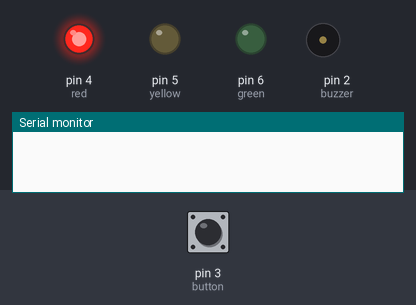
This sketch was run on a simulated Arduino Uno, built with avr-gcc and run on an emulated ATmega328P. Shown: output pins drawn as LEDs (lit = HIGH), buzzer (waves = sounding, pin HIGH), the last lines printed to the serial monitor. The inputs (shaded band) are chosen by the test bench; at power-on: pin 3 (button) HIGH.

Above: at 1.2 s.
1.3 s: pin 3 (button) pulled LOW for 0.15 s
At 19.1 s:
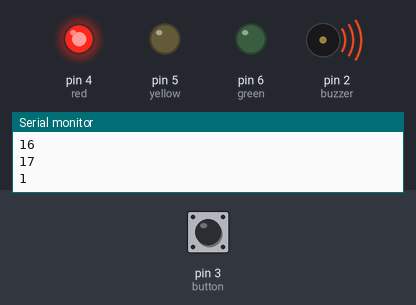
At 22.2 s:
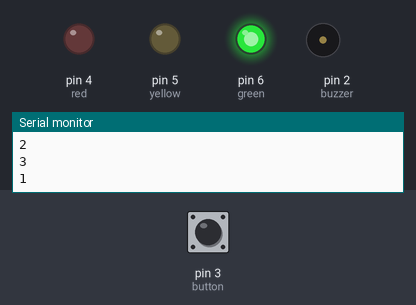
Timing chart, 0 to 22.5 s (numbered marks = the images above; inputs shaded):
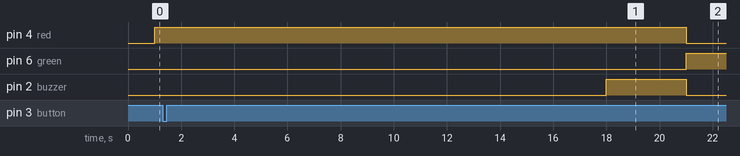

The sketch:

Lab1-Raj.ino
```cpp
// timer interrupt sample
// yluo modified for lab1 of EECE.4520/5520
// 9/12/2021
//
// original source:-
//timer interrupts
//by Amanda Ghassaei
//June 2012
//https://www.instructables.com/id/Arduino-Timer-Interrupts/

/*
 * This program is free software; you can redistribute it and/or modify
 * it under the terms of the GNU General Public License as published by
 * the Free Software Foundation; either version 3 of the License, or
 * (at your option) any later version.
 *
*/

//timer setup for timer0, timer1, and timer2.
//For arduino uno or any board with ATMEL 328/168.. diecimila, duemilanove, lilypad, nano, mini...

//this code will enable one arduino timer interrupt
//timer1 will interrupt at 1Hz

//storage variables
int toggle1 = 0;
int count = 0;
int buzzer = 2;
int button = 3;
int red = 4;
int yellow = 5;
int green = 6;
unsigned int lightState = 0;

void setup(){

  //set pins as outputs
  pinMode(buzzer, OUTPUT);
  pinMode(red, OUTPUT);
  pinMode(yellow, OUTPUT);
  pinMode(green, OUTPUT);
  pinMode(button, INPUT_PULLUP);
  Serial.begin(9600);

  cli();//stop interrupts

  //set timer1 interrupt at 1Hz
  TCCR1A = 0;// set entire TCCR1A register to 0
  TCCR1B = 0;// same for TCCR1B
  TCNT1  = 0;//initialize counter value to 0

  // set compare match register for 1hz increments
  OCR1A = 15624;// = (16*10^6) / (1*1024) - 1 (must be <65536)

  // turn on CTC mode
  TCCR1B |= (1 << WGM12);

  // Set CS12 and CS10 bits for 1024 prescaler
  TCCR1B |= (1 << CS12) | (1 << CS10);

  // enable timer compare interrupt
  TIMSK1 |= (1 << OCIE1A);

  sei();//allow interrupts

}//end setup

// Timer1's interrupt service routing (ISR)
// The code in ISR will be executed every time timer1 interrupt occurs
// That is, the code will be called once every second
// TODO
//   you need to set a flag to trigger an evaluation of the conditions
//   in your state machine, then potentially transit to next state
//

ISR(TIMER1_COMPA_vect){//timer1 interrupt 1Hz toggles pin 13 (LED)
//generates pulse wave of frequency 1Hz/2 = 0.5kHz (takes two cycles for full wave- toggle high then toggle low)
    if (toggle1 == 1)
    {
      digitalWrite(red,HIGH);
      toggle1 = 0;
    }
    else if (toggle1 == 0)
    {
      digitalWrite(red,LOW);
      toggle1 = 1;
    }
    else if (toggle1 == 2)
    {
      count = count + 1;
      Serial.println(count);
      TIMSK1 &= ~(1 << OCIE1A);
      return;
    }
}

void loop()
{ //do other things here
  switch(lightState)
  {
    case 1:
      digitalWrite(red, HIGH);
      count = 0;
      while(count < 17){
        TIMSK1 |= (1 << OCIE1A);
      }
      digitalWrite(buzzer, HIGH);
      count = 0;
      while(count < 3){
        TIMSK1 |= (1 << OCIE1A);
      }
      digitalWrite(red, LOW);
      digitalWrite(buzzer, LOW);
      lightState = 2;
      break;
    case 2:
      digitalWrite(green, HIGH);
      count = 0;
      while(count < 17){
        TIMSK1 |= (1 << OCIE1A);
      }
      digitalWrite(buzzer, HIGH);
      count = 0;
      while(count < 3){
        TIMSK1 |= (1 << OCIE1A);
      }
      digitalWrite(green, LOW);
      digitalWrite(buzzer, LOW);
      lightState = 3;
      break;
    case 3:
      digitalWrite(yellow, HIGH);
      digitalWrite(buzzer, HIGH);
      count = 0;
      while(count < 3){
        TIMSK1 |= (1 << OCIE1A);
      }
      digitalWrite(yellow, LOW);
      digitalWrite(buzzer, LOW);
      lightState = 1;
      break;
    default:
      if(digitalRead(button) == LOW)
      {
        lightState = 1;
        toggle1 = 2;
      }
   }
}
```

Measured:
- after the input at 1.3 s, pin 6 (green): LOW → HIGH after 19.7 s; pin 2 (buzzer): LOW → HIGH after 16.7 s, → LOW 3.0 s later
